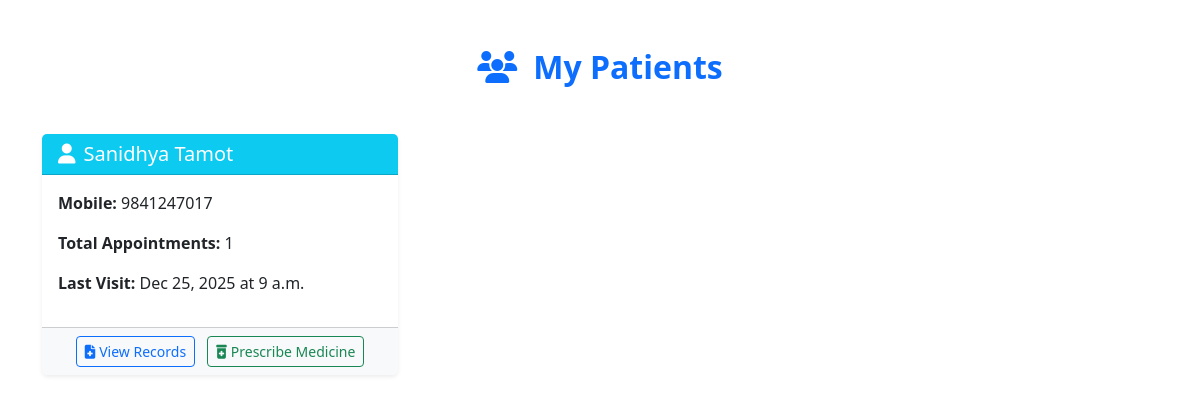
The page /doctor-my-patients/ (signed in) on the database its author committed.
### hospital/models.py (models this page shows, shortened)
class Patient(models.Model):
    Name= models.CharField(max_length=100)
    Gender= models.CharField(max_length=100)
    Mobile = models.CharField(max_length=15)
    Address= models.TextField()
    email = models.EmailField(max_length=100, blank=True, null=True)         # optional
    password = models.CharField(max_length=128)   # ADD THIS

class Appointment(models.Model):
    Doctor= models.ForeignKey(Doctor,on_delete=models.CASCADE)
    Patient= models.ForeignKey(Patient,on_delete=models.CASCADE)
    date = models.DateField()
    time = models.TimeField()

### hospital/views.py (the view)
# urls.py: path('doctor-my-patients/',                doctor_my_patients,  name='doctor_my_patients'),
def doctor_my_patients(request):
    doctor = _require_doctor(request)
    if not doctor:
        return redirect('main_login')
    patients = Patient.objects.filter(appointment__Doctor=doctor).distinct()
    for patient in patients:
        apts = Appointment.objects.filter(Patient=patient, Doctor=doctor).order_by('-date')
        patient.total_appointments  = apts.count()
        patient.last_visit          = apts.first()
        patient.appointment_history = apts
    return render(request, 'doctor_my_patients.html', {
        'doctor':   doctor,
        'patients': patients,
        'today':    date.today(),
    })

### hospital/views.py (called while the page is built)
def _require_doctor(request):
    if request.session.get('user_type') != 'doctor':
        return None
    doctor_id = request.session.get('doctor_id')
    if not doctor_id:
        return None
    try:
        return Doctor.objects.get(id=doctor_id)
    except Doctor.DoesNotExist:
        return None

### hospital/templates/doctor_my_patients.html (shortened to what this page needs)
{% extends "base.html" %}
{% block content %}
<div class="container my-5">
    <h2 class="text-center fw-bold text-primary mb-5">
        <i class="fas fa-users me-3"></i>My Patients
    </h2>
    {% if patients %}
        <div class="row g-4">
            {% for patient in patients %}
            <div class="col-md-6 col-lg-4">
                <div class="card shadow-sm border-0 h-100">
                    <div class="card-header bg-info text-white">
                        <h5 class="mb-0"><i class="fas fa-user me-2"></i>{{ patient.Name }}</h5>
                    </div>
                    <div class="card-body">
                        <p><strong>Mobile:</strong> {{ patient.Mobile }}</p>
                        <p><strong>Total Appointments:</strong> {{ patient.total_appointments }}</p>
                        {% if patient.last_visit %}
                            <p><strong>Last Visit:</strong> {{ patient.last_visit.date|date:"M d, Y" }} at {{ patient.last_visit.time }}</p>
                        {% else %}
                            <p class="text-muted">No appointments yet</p>
                        {% endif %}
                    </div>
                    <div class="card-footer bg-light text-center">
                        <button type="button" class="btn btn-outline-primary btn-sm me-2"
                                data-bs-toggle="modal" data-bs-target="#patientRecordsModal"
                                data-patient-id="{{ patient.id }}"
                                data-patient-name="{{ patient.Name }}"
                                data-patient-mobile="{{ patient.Mobile }}"
                                data-total-appointments="{{ patient.total_appointments }}"
                                data-last-visit="{% if patient.last_visit %}{{ patient.last_visit.date|date:'M d, Y' }} at {{ patient.last_visit.time }}{% else %}N/A{% endif %}">
                            <i class="fas fa-file-medical me-1"></i>View Records
                        </button>
                        <a href="{% url 'prescribe_medicine' patient_id=patient.id %}"
                           class="btn btn-outline-success btn-sm">
                            <i class="fas fa-prescription-bottle-alt me-1"></i>Prescribe Medicine
                        </a>
                    </div>
                </div>
            </div>
            {% endfor %}
        </div>
    {% else %}
        <div class="text-center py-5">
            <i class="fas fa-users-slash fa-5x text-muted mb-4"></i>
            <h4 class="text-muted">No patients yet</h4>
            <p class="text-muted">Patients will appear here once they book appointments with you.</p>
        </div>
    {% endif %}
</div>
{% endblock %}

### rows shown on the page
Patient: Name "Sanidhya Tamot", Mobile "9841247017", total_appointments "1", last_visit "Dec 25, 2025", last_visit.time "9 a.m."
